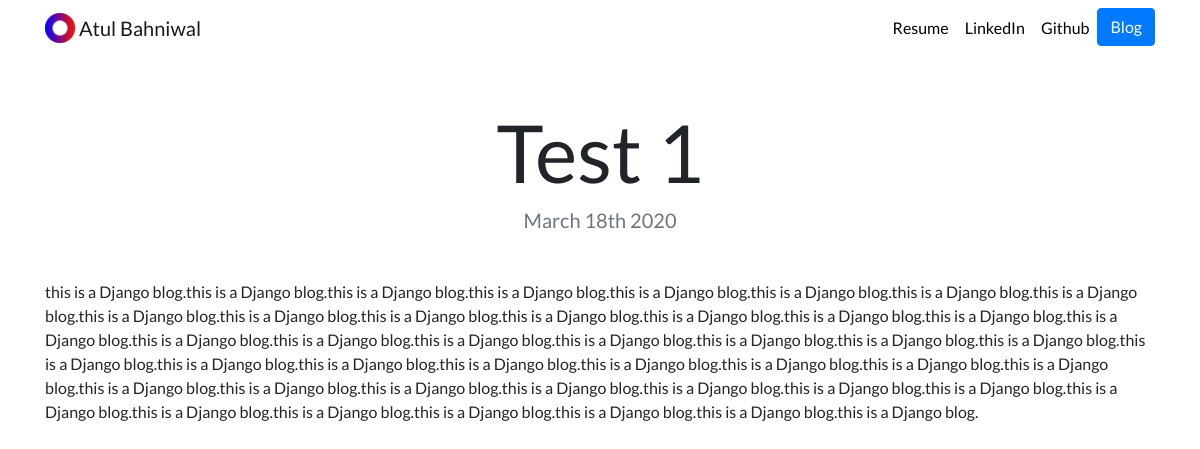
Page /blog/1/ on the committed database.
### blog/models.py (models this page shows, shortened)
class Blog(models.Model):
    title = models.CharField(max_length=200)
    description = models.TextField()
    date = models.DateField()

### blog/views.py (the view)
# urls.py: path('<int:blog_id>/', views.detail, name='detail')
def detail(request, blog_id):
    blog = get_list_or_404(Blog, pk=blog_id)
    return render(request, 'blogs/detail.html', {'blog': blog})

### blog/templates/blogs/detail.html
{% extends "portfolio/base.html" %} {% block content %} {% for i in blog %}
<h1 class="text-center mt-5" id="blogdetailtitle">{{ i.title }}</h1>
<h5 class="text-center text-muted mb-5">{{ i.date|date:'F jS Y' }}</h5>
{{ i.description|safe }} {% endfor %} {% endblock %}

### portfolio/static/portfolio/custom.css (style rules this page uses)
body { font-family: 'Lato', sans-serif; }
@media (min-width: 992px) { #blogdetailtitle { font-size: 5rem; } }

### rows in the picture
Blog: title "Test 1", date "March 18th 2020", description "this is a Django blog.this is a Django blog.this is a Django blog.this is a Django blog.this is a Django blog.this is a Django blog.this is a Django blog.this is a Django blog.this is a Django blog.this is a Django blog.this is a Django blog.this is a Django blog.this is a Django blog.this is a Django blog.this is a Django blog.this is a Django blog.this is a Django blog.this is a Django blog.this is a Django blog.this is a Django blog.this is a Django blog.this is a Django blog.this is a Django blog.this is a Django blog.this is a Django blog.this is a Django blog.this is a Django blog.this is a Django blog.this is a Django blog.this is a Django blog.this is a Django blog.this is a Django…"
